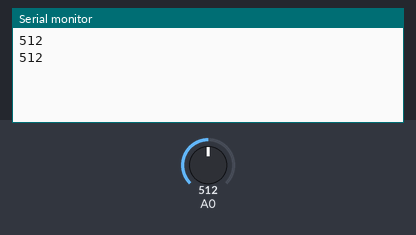
Simulated run of this sketch. Board: Arduino Uno, built with avr-gcc and run on an emulated ATmega328P. On the bench: the last lines printed to the serial monitor. The inputs (shaded band) are chosen by the test bench; at power-on: A0 = 512.

Above: at 1.8 s.
1.9 s: A0 set to 716
At 2.6 s:
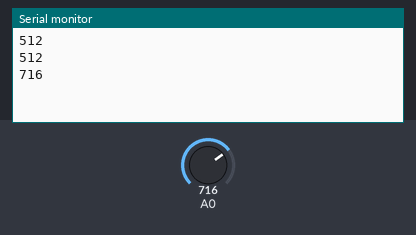
3.4 s: A0 set to 900
At 4.8 s:
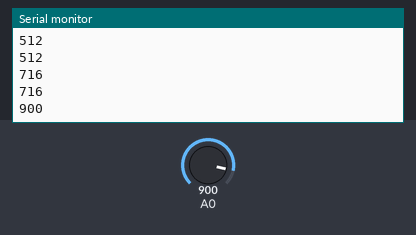
Timing chart, 0 to 6.4 s (numbered marks = the images above; inputs shaded):
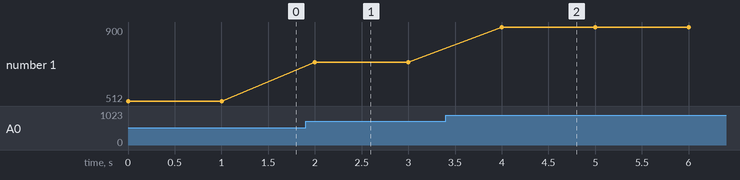

Measured:
- after the input at 1.9 s, the serial monitor: prints a new line after 0.10 s (image 1)
- after the input at 3.4 s, the serial monitor: prints a new line after 0.60 s (image 2)
- plotted number 1: 512 → 716 after the input at 1.9 s, 716 → 900 after the input at 3.4 s

The sketch:

potenciometro.ino
```cpp
#define POTENCIOMETRO
//Usamos una variable de tamaño extendido para el almacenamiento de numero en bits
long valor;

void setup()
{
   Serial.begin(9600); //inicializacion serial los 9600 es la velocidad en baudo
}

void loop()
{
  valor = analogRead(A0);// hacemos que lee el valor de pin analogo especificado que en este caso seria el pin A0
  Serial.println(valor);//hacemos la imprecion de datos de nuestra variable valor
  delay(1000);//hacemos una pausa del programa cada segundo
}
```
